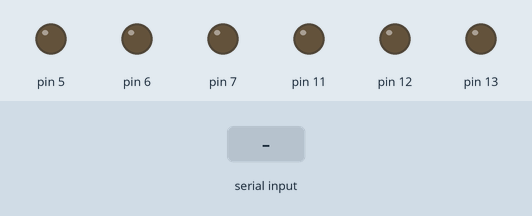
Simulated run of this sketch. Board: Arduino Uno, built with avr-gcc and run on an emulated ATmega328P. Shown: output pins drawn as LEDs (lit = HIGH). The inputs (shaded band) are chosen by the test bench.

Above: at 1.2 s.
1.3 s: "1" received over Serial
At 2.7 s:
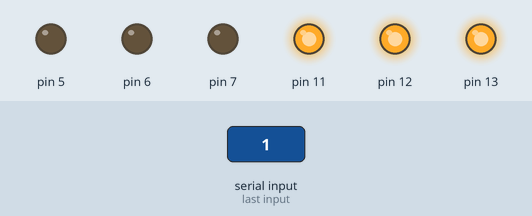
Timing chart, 0 to 4.3 s (numbered marks = the images above; inputs shaded):
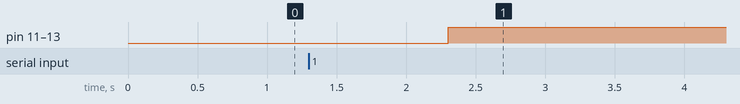

Measured:
- after the input at 1.3 s, pin 11–13: LOW → HIGH after 1.0 s

The sketch:

gauge.ino
```cpp
char input[10];
int i=0;

void setup(){
  Serial.begin(9600);
  pinMode(13,OUTPUT);
  pinMode(12,OUTPUT);
  pinMode(11,OUTPUT);

  pinMode(7,OUTPUT);
  pinMode(6,OUTPUT);
  pinMode(5,OUTPUT);
}

void loop(){

  if(Serial.available()){
    input[i] = Serial.read();

    if (input[i] == '1') {

      digitalWrite(13, LOW);
      digitalWrite(12, LOW);
      digitalWrite(11, LOW);
      delay(1000);
      digitalWrite(13, HIGH);
      digitalWrite(12, HIGH);
      digitalWrite(11, HIGH);


     }
     i=0;
    }else{i++;}
}
```
